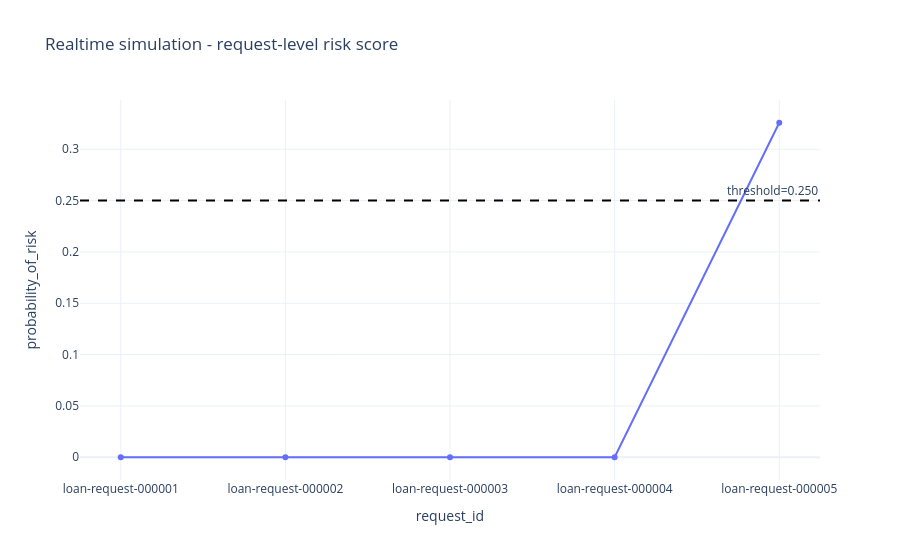

The cell this chart's notebook holds for it:
### Markdown cell above
## 7. Realtime decision timeline

### Code cell
fig = px.line(
    realtime_events,
    x="request_id",
    y="probability_of_risk",
    markers=True,
    title="Realtime simulation - request-level risk score",
    template="plotly_white",
)
fig.add_hline(
    y=settings.decision_threshold,
    line_dash="dash",
    line_color="black",
    annotation_text=f"threshold={settings.decision_threshold:.3f}",
)
fig.show()

### Figure 1 — Plotly figure (JSON) as saved in the notebook; plotly's stock layout.template omitted (floating-point values rounded to 4 significant figures)
{"data": [{"hovertemplate": "request_id=%{x}<br>probability_of_risk=%{y}<extra></extra>", "legendgroup": "", "line": {"color": "#636efa", "dash": "solid"}, "marker": {"symbol": "circle"}, "mode": "lines+markers", "name": "", "orientation": "v", "showlegend": false, "type": "scatter", "x": ["loan-request-000001", "loan-request-000002", "loan-request-000003", "loan-request-000004", "loan-request-000005"], "xaxis": "x", "y": [6.267e-07, 7.096e-07, 1.323e-06, 5.028e-08, 0.3258], "yaxis": "y"}], "layout": {"annotations": [{"showarrow": false, "text": "threshold=0.250", "x": 1, "xanchor": "right", "xref": "x domain", "y": 0.25, "yanchor": "bottom", "yref": "y"}], "legend": {"tracegroupgap": 0}, "shapes": [{"line": {"color": "black", "dash": "dash"}, "type": "line", "x0": 0, "x1": 1, "xref": "x domain", "y0": 0.25, "y1": 0.25, "yref": "y"}], "title": {"text": "Realtime simulation - request-level risk score"}, "xaxis": {"anchor": "y", "domain": [0, 1], "title": {"text": "request_id"}}, "yaxis": {"anchor": "x", "domain": [0, 1], "title": {"text": "probability_of_risk"}}}}
